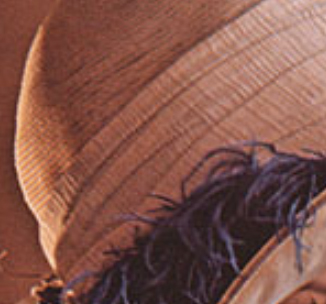
#> input picture Screen.jpg, 326 x 304 px
$ python openTest.py
#> lines starting #> are read from the running program, lines starting #| are printed output that depends on the picture
import cv2

print("OpenCv version:")
print(cv2.__version__)

img = cv2.imread("Screen.jpg")
#> img is the input picture: shape (304, 326, 3); mean B, G, R 74.2, 85.2, 131.7
gray = cv2.cvtColor(img, cv2.COLOR_BGR2GRAY)
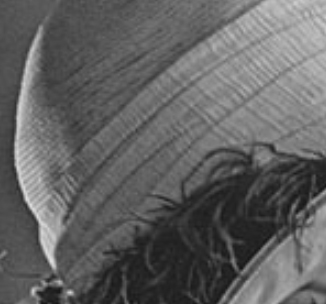
#> gray: shape (304, 326); min 21, max 224, mean 97.9

cv2.imshow("Screen", img)
cv2.imshow("Screen - gray", gray)

cv2.waitKey(0)
cv2.destroyAllWindows()
